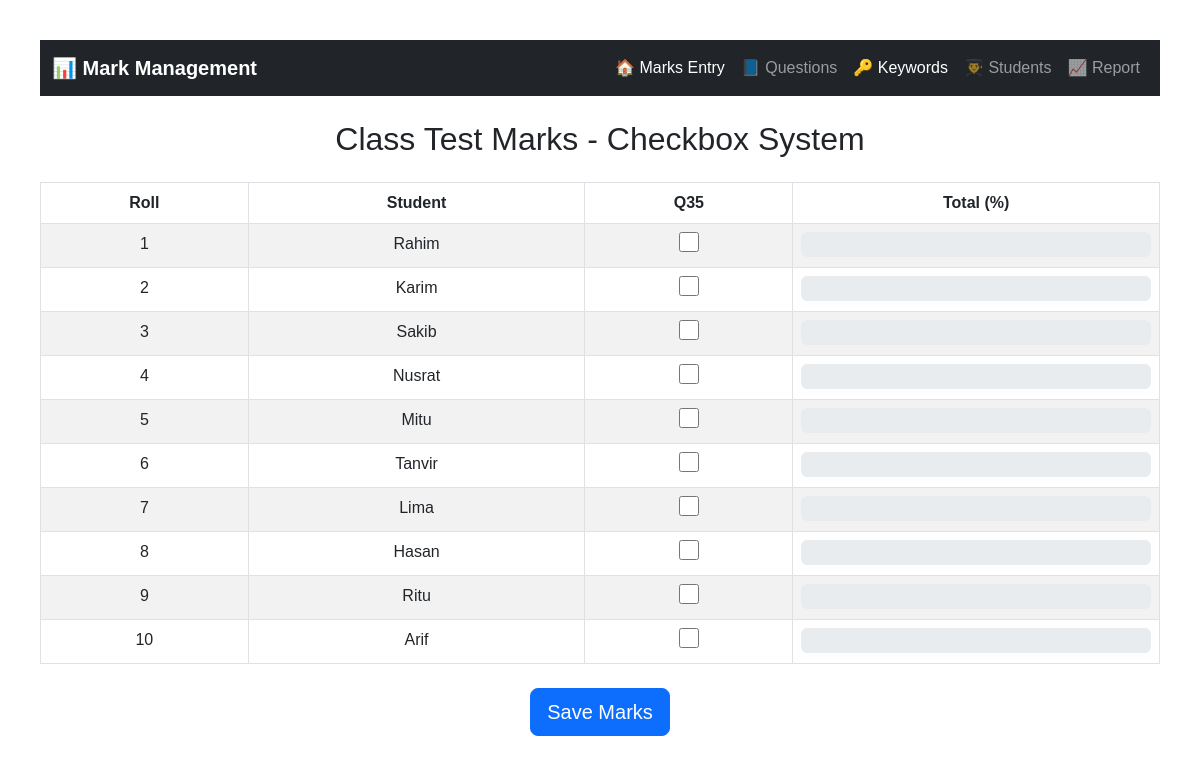
The app's page /, older data.
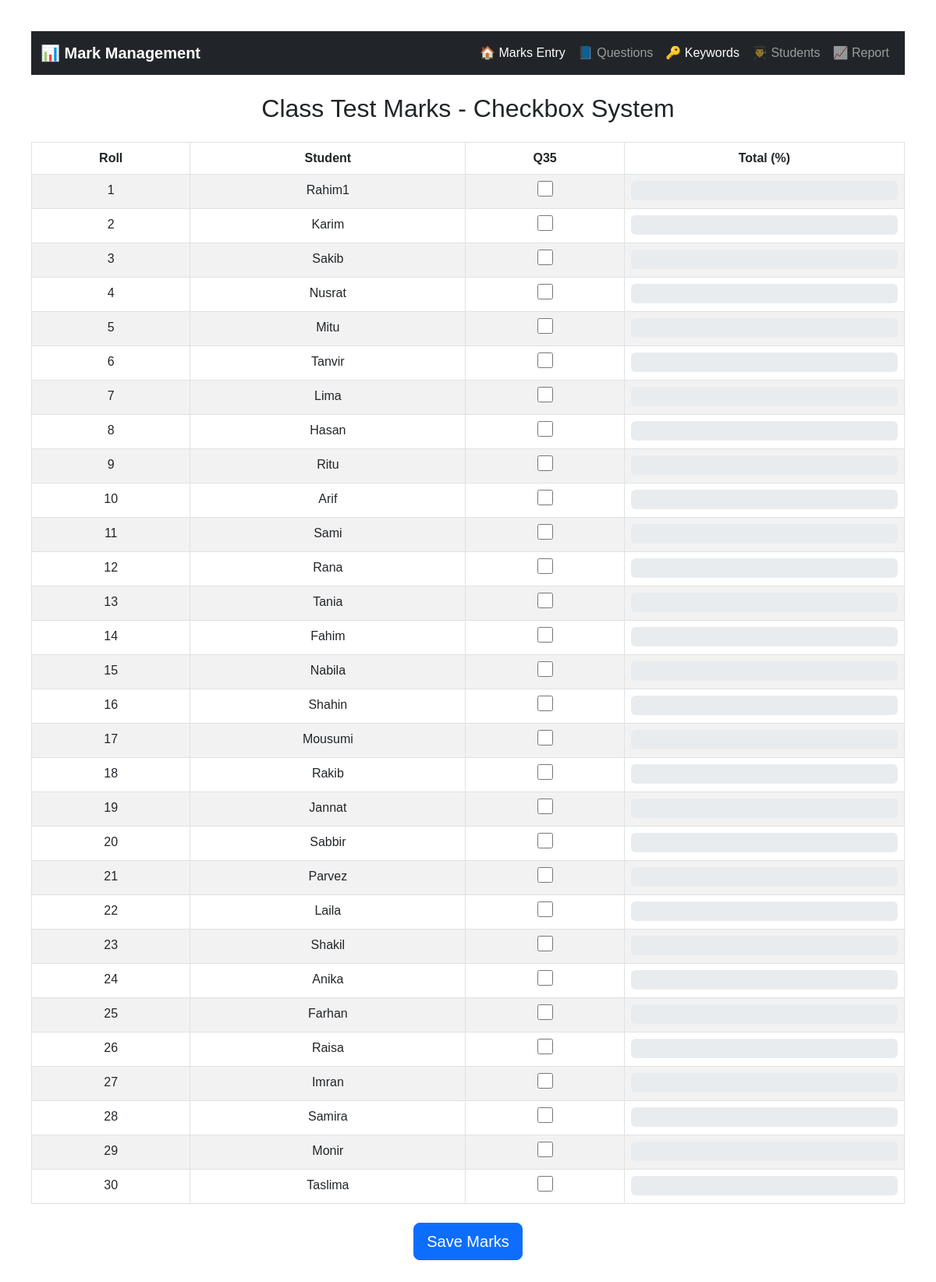
The same page, newer data.
### tables this page shows
CREATE TABLE `sql_questions` (
  `id` int(11) NOT NULL,
  `question` text NOT NULL,
  `answer` text NOT NULL
);

CREATE TABLE `students` (
  `id` int(11) NOT NULL,
  `roll` int(11) DEFAULT NULL,
  `name` varchar(100) DEFAULT NULL
);

### index.php (the view, shortened to what this page needs)
<?php include 'db.php'; ?>
<!DOCTYPE html>
<html>
<head>
    <link href="https://cdn.jsdelivr.net/npm/bootstrap@5.3.0/dist/css/bootstrap.min.css" rel="stylesheet">
</head>
<body>
<nav class="navbar navbar-expand-lg navbar-dark bg-dark mb-4">
    <div class="container-fluid">
        <a class="navbar-brand fw-bold" href="#">📊 Mark Management</a>
        <div class="collapse navbar-collapse" id="navbarNav">
            <ul class="navbar-nav ms-auto">
                <li class="nav-item">
                    <a class="nav-link active" href="index.php">🏠 Marks Entry</a>
                </li>
                <li class="nav-item">
                    <a class="nav-link" href="question.php">📘 Questions</a>
                </li>
                <li class="nav-item">
                    <a class="nav-link active" href="keywords.php">🔑  Keywords</a>
                </li>
                <li class="nav-item">
                    <a class="nav-link" href="students.php">👨‍🎓 Students</a>
                </li>
                <li class="nav-item">
                    <a class="nav-link" href="report.php">📈 Report</a>
                </li>
            </ul>
        </div>
    </div>
</nav>
<h2 class="text-center mb-4">Class Test Marks - Checkbox System</h2>
<form action="save.php" method="POST">
    <table class="table table-bordered table-striped">
        <thead>
        <tr>
            <th>Roll</th>
            <th>Student</th>
            <?php
            $questions = $conn->query("SELECT * FROM sql_questions  WHERE id > 34 ORDER BY id ASC");
            $q_array = [];
            while ($q = $questions->fetch_assoc()) {
                $q_array[] = $q;
                echo "<th>Q{$q['id']}</th>";
            }
            ?>
            <th>Total (%)</th>
        </tr>
        </thead>
        <tbody>
        <?php
        function get_question_mark($qid)
        {
            if ($qid >= 23 && $qid <= 35) return 10;
            return 0;
        }
        $students = $conn->query("SELECT * FROM students ORDER BY roll ASC");
        while ($student = $students->fetch_assoc()):
            $student_id = $student['id'];
            ?>
            <tr>
                <td><?= $student['roll'] ?></td>
                <td><?= $student['name'] ?></td>
                <?php foreach ($q_array as $q):
                    $mark_res = $conn->query("SELECT marks FROM student_question_marks WHERE student_id=$student_id AND question_id={$q['id']} ORDER BY id DESC LIMIT 1");
                    $mark_row = $mark_res->fetch_assoc();
                    $existing_mark = $mark_row['marks'] ?? 0;
                    $checked = $existing_mark > 0 ? 'checked' : '';
                    ?>
                    <td>
                        <input type="checkbox" name="marks[<?= $student_id ?>][<?= $q['id'] ?>]" value="<?= get_question_mark($q['id']) ?>" <?= $checked ?>>
                    </td>
                <?php endforeach; ?>
                <td>
                    <div class="progress">
                    </div>
                </td>
            </tr>
        <?php endwhile; ?>
        </tbody>
    </table>
    <div class="text-center mt-4">
        <button type="submit" class="btn btn-primary btn-lg">Save Marks</button>
    </div>
</form>
</body>
</html>

Row changes from the older to the newer data that the page shows:
changed students: name "Rahim" → "Rahim1"
added students: roll "11", name "Sami"
added students: roll "12", name "Rana"
added students: roll "13", name "Tania"
added students: roll "14", name "Fahim"
added students: roll "15", name "Nabila"
added students: roll "16", name "Shahin"
added students: roll "17", name "Mousumi"
added students: roll "18", name "Rakib"
added students: roll "19", name "Jannat"
added students: roll "20", name "Sabbir"
added students: roll "21", name "Parvez"
added students: roll "22", name "Laila"
added students: roll "23", name "Shakil"
added students: roll "24", name "Anika"
added students: roll "25", name "Farhan"
added students: roll "26", name "Raisa"
added students: roll "27", name "Imran"
added students: roll "28", name "Samira"
added students: roll "29", name "Monir"
added students: roll "30", name "Taslima"
